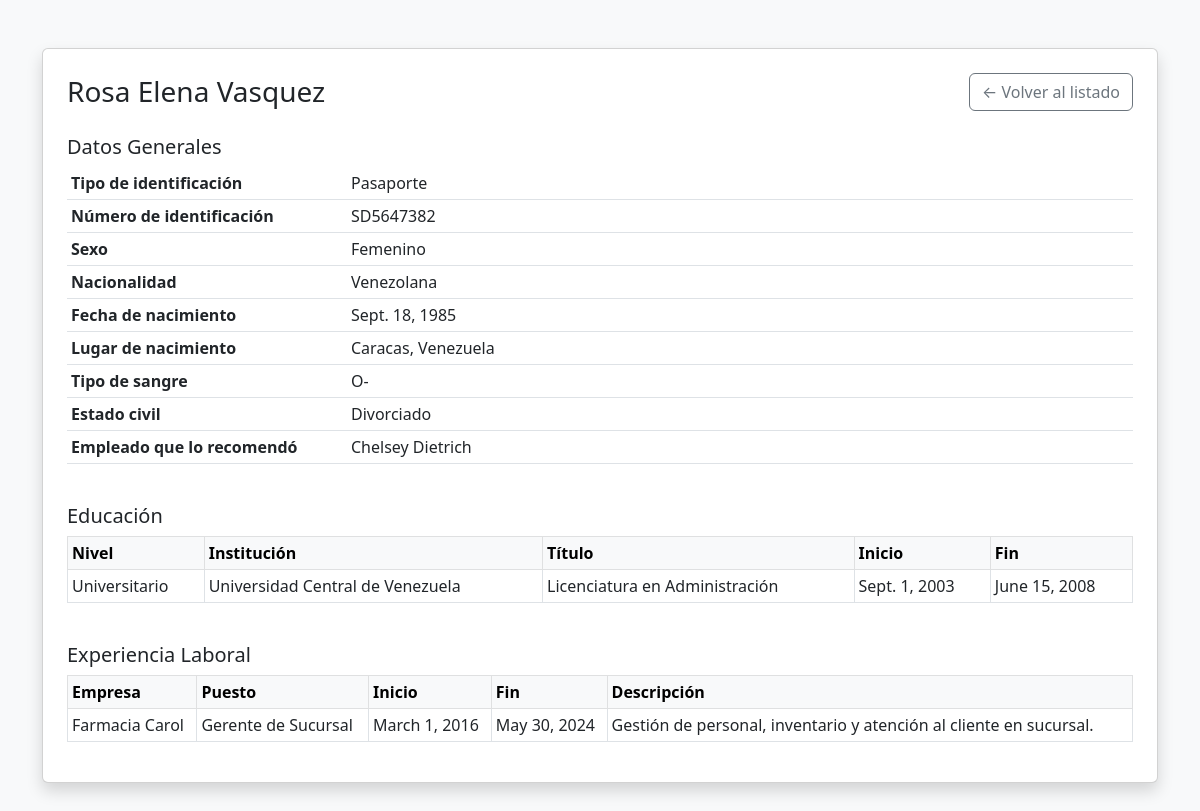
The page /solicitudes/6/ on the database its author committed.
### formulario/models.py (models this page shows, shortened)
class Solicitud(models.Model):
    TIPO_IDENTIFICACION = [
        ('cedula', 'Cédula'),
        ('pasaporte', 'Pasaporte'),
    ]
    SEXO = [
        ('M', 'Masculino'),
        ('F', 'Femenino'),
    ]
    ESTADO_CIVIL = [
        ('soltero', 'Soltero'),
        ('casado', 'Casado'),
        ('divorciado', 'Divorciado'),
        ('union_libre', 'Unión Libre'),
        ('viudo', 'Viudo'),
    ]
    nombres_apellidos = models.CharField(max_length=200)
    tipo_identificacion = models.CharField(max_length=20, choices=TIPO_IDENTIFICACION)
    numero_identificacion = models.CharField(max_length=50)
    sexo = models.CharField(max_length=1, choices=SEXO)
    nacionalidad = models.CharField(max_length=100)
    fecha_nacimiento = models.DateField()
    lugar_nacimiento = models.CharField(max_length=150)
    tipo_sangre = models.CharField(max_length=5)
    estado_civil = models.CharField(max_length=20, choices=ESTADO_CIVIL)
    fecha_matrimonio = models.DateField(null=True, blank=True)
    empleado_recomendador = models.CharField(max_length=200, blank=True, null=True)

class Educacion(models.Model):
    solicitud = models.ForeignKey(Solicitud, on_delete=models.CASCADE, related_name='educaciones')
    nivel = models.CharField(max_length=100)
    institucion = models.CharField(max_length=200)
    titulo = models.CharField(max_length=200)
    fecha_inicio = models.DateField()
    fecha_fin = models.DateField(null=True, blank=True)

class Experiencia(models.Model):
    solicitud = models.ForeignKey(Solicitud, on_delete=models.CASCADE, related_name='experiencias')
    empresa = models.CharField(max_length=200)
    puesto = models.CharField(max_length=150)
    fecha_inicio = models.DateField()
    fecha_fin = models.DateField(null=True, blank=True)
    descripcion = models.TextField()

### formulario/views.py (the view)
# urls.py: path('solicitudes/<int:pk>/', views.detalle_solicitud, name='detalle_solicitud'),
def detalle_solicitud(request, pk):
    solicitud = get_object_or_404(
        Solicitud.objects.prefetch_related('educaciones', 'experiencias'),
        pk=pk,
    )
    return render(request, 'formulario/detalle.html', {
        'solicitud': solicitud,
    })

### formulario/templates/formulario/detalle.html (shortened to what this page needs)
<!DOCTYPE html>
<html lang="es">
<head>
    <link href="https://cdn.jsdelivr.net/npm/bootstrap@5.3.0/dist/css/bootstrap.min.css" rel="stylesheet">
</head>
<body class="bg-light">
<div class="container mt-5 mb-5">
    <div class="card shadow p-4">
        <div class="d-flex justify-content-between align-items-center mb-4">
            <h3 class="mb-0">{{ solicitud.nombres_apellidos }}</h3>
            <a href="{% url 'listado_solicitudes' %}" class="btn btn-outline-secondary">&larr; Volver al listado</a>
        </div>
        <h5>Datos Generales</h5>
        <table class="table table-sm">
            <tr><th style="width:280px">Tipo de identificación</th><td>{{ solicitud.get_tipo_identificacion_display }}</td></tr>
            <tr><th>Número de identificación</th><td>{{ solicitud.numero_identificacion }}</td></tr>
            <tr><th>Sexo</th><td>{{ solicitud.get_sexo_display }}</td></tr>
            <tr><th>Nacionalidad</th><td>{{ solicitud.nacionalidad }}</td></tr>
            <tr><th>Fecha de nacimiento</th><td>{{ solicitud.fecha_nacimiento }}</td></tr>
            <tr><th>Lugar de nacimiento</th><td>{{ solicitud.lugar_nacimiento }}</td></tr>
            <tr><th>Tipo de sangre</th><td>{{ solicitud.tipo_sangre }}</td></tr>
            <tr><th>Estado civil</th><td>{{ solicitud.get_estado_civil_display }}</td></tr>
            <tr><th>Empleado que lo recomendó</th><td>{{ solicitud.empleado_recomendador|default:"—" }}</td></tr>
        </table>
        <h5 class="mt-4">Educación</h5>
        {% if solicitud.educaciones.all %}
        <table class="table table-sm table-bordered">
            <thead class="table-light">
                <tr>
                    <th>Nivel</th><th>Institución</th><th>Título</th><th>Inicio</th><th>Fin</th>
                </tr>
            </thead>
            <tbody>
                {% for edu in solicitud.educaciones.all %}
                <tr>
                    <td>{{ edu.nivel }}</td>
                    <td>{{ edu.institucion }}</td>
                    <td>{{ edu.titulo }}</td>
                    <td>{{ edu.fecha_inicio }}</td>
                    <td>{{ edu.fecha_fin|default:"—" }}</td>
                </tr>
                {% endfor %}
            </tbody>
        </table>
        {% else %}
        <p class="text-muted">Sin registros de educación.</p>
        {% endif %}
        <h5 class="mt-4">Experiencia Laboral</h5>
        {% if solicitud.experiencias.all %}
        <table class="table table-sm table-bordered">
            <thead class="table-light">
                <tr>
                    <th>Empresa</th><th>Puesto</th><th>Inicio</th><th>Fin</th><th>Descripción</th>
                </tr>
            </thead>
            <tbody>
                {% for exp in solicitud.experiencias.all %}
                <tr>
                    <td>{{ exp.empresa }}</td>
                    <td>{{ exp.puesto }}</td>
                    <td>{{ exp.fecha_inicio }}</td>
                    <td>{{ exp.fecha_fin|default:"—" }}</td>
                    <td>{{ exp.descripcion }}</td>
                </tr>
                {% endfor %}
            </tbody>
        </table>
        {% else %}
        <p class="text-muted">Sin registros de experiencia laboral.</p>
        {% endif %}
    </div>
</div>
</body>
</html>

### rows shown on the page
Solicitud: nombres_apellidos "Rosa Elena Vasquez", tipo_identificacion "Pasaporte", numero_identificacion "SD5647382", sexo "Femenino", nacionalidad "Venezolana", fecha_nacimiento "Sept. 18, 1985", lugar_nacimiento "Caracas, Venezuela", tipo_sangre "O-", estado_civil "Divorciado", empleado_recomendador "Chelsey Dietrich"
Educacion: nivel "Universitario", institucion "Universidad Central de Venezuela", titulo "Licenciatura en Administración", fecha_inicio "Sept. 1, 2003", fecha_fin "June 15, 2008"
Experiencia: empresa "Farmacia Carol", puesto "Gerente de Sucursal", fecha_inicio "March 1, 2016", fecha_fin "May 30, 2024", descripcion "Gestión de personal, inventario y atención al cliente en sucursal."
